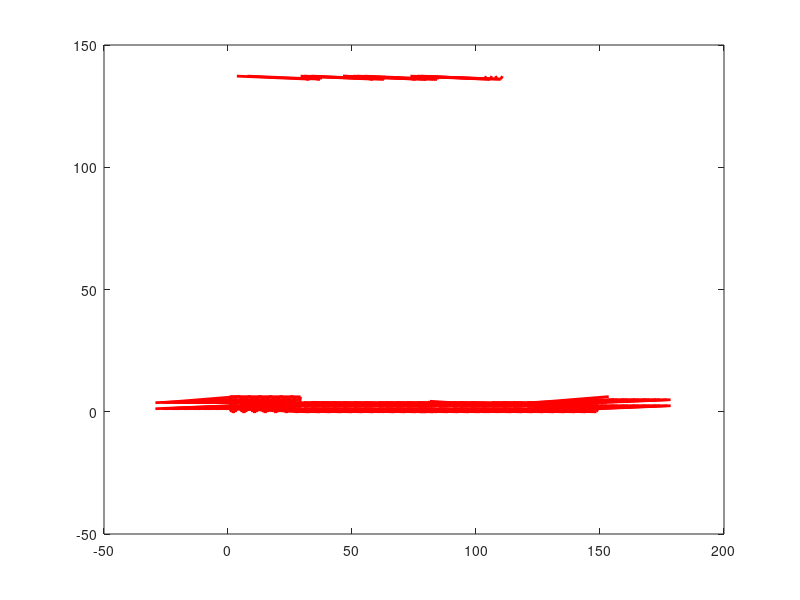

Here is the MATLAB script that generated this plot: (Note: this script raises an error after producing the figure.)
A=dlmread('./vertex.txt');
%A=dlmread('./vertex_honeycomb.txt');
N=A(1,1);
Lx=A(2,1);
Ly=A(3,2);
vertex=A(4:3+N,:);
H1=dlmread('./connectivity_matrix.txt');
%H1=dlmread('./connectivity_matrix_honeycomb.txt');

for i=1:N
    for j=1:i
        if H1(i,j)==1
            
            dx=abs(vertex(i,1)-vertex(j,1));
            dy=abs(vertex(i,2)-vertex(j,2));
            
            if (dx<Lx/2.0) && (dy<Ly/2.0)
                plot([vertex(i,1) vertex(j,1)],[vertex(i,2) vertex(j,2)],'Color','r','LineWidth',2);hold on;
            elseif (dx<Lx/2.0) && (dy>Ly/2.0)
                if vertex(i,2)<vertex(j,2)
                    plot([vertex(i,1) vertex(j,1)],[vertex(i,2)+Ly vertex(j,2)],'Color','r','LineWidth',2);hold on;
                    plot([vertex(i,1) vertex(j,1)],[vertex(i,2) vertex(j,2)-Ly],'Color','r','LineWidth',2);hold on;
                else
                    plot([vertex(i,1) vertex(j,1)],[vertex(i,2) vertex(j,2)+Ly],'Color','r','LineWidth',2);hold on;
                    plot([vertex(i,1) vertex(j,1)],[vertex(i,2)-Ly vertex(j,2)],'Color','r','LineWidth',2);hold on;
                end
            else
                if (dx>Lx/2.0) && (dy<Ly/2.0)
                    if vertex(i,1)<vertex(j,1)
                        plot([vertex(i,1)+Lx vertex(j,1)],[vertex(i,2) vertex(j,2)],'Color','r','LineWidth',2);hold on;
                        plot([vertex(i,1) vertex(j,1)-Lx],[vertex(i,2) vertex(j,2)],'Color','r','LineWidth',2);hold on;
                    else
                        plot([vertex(i,1)-Lx vertex(j,1)],[vertex(i,2) vertex(j,2)],'Color','r','LineWidth',2);hold on;
                        plot([vertex(i,1) vertex(j,1)+Lx],[vertex(i,2) vertex(j,2)],'Color','r','LineWidth',2);hold on;
                    end
                else
                    if (vertex(i,1)-Lx/2.0) * (vertex(i,2)-Ly/2.0) > 0.0
                        if vertex(i,1)>vertex(j,1)
                            plot([vertex(i,1) vertex(j,1)+Lx],[vertex(i,2) vertex(j,2)+Ly],'Color','r','LineWidth',2);hold on;
                            plot([vertex(i,1) vertex(j,1)+Lx],[vertex(i,2)-Ly vertex(j,2)],'Color','r','LineWidth',2);hold on;
                            plot([vertex(i,1)-Lx vertex(j,1)],[vertex(i,2) vertex(j,2)+Ly],'Color''r','LineWidth',2);hold on;
                            plot([vertex(i,1)-Lx vertex(j,1)],[vertex(i,2)-Ly vertex(j,2)],'Color','r','LineWidth',2);hold on;
                        else
                            plot([vertex(i,1)+Lx vertex(j,1)],[vertex(i,2)+Ly vertex(j,2)],'Color','r','LineWidth',2);hold on;
                            plot([vertex(i,1) vertex(j,1)-Lx],[vertex(i,2)+Ly vertex(j,2)],'Color','r','LineWidth',2);hold on;
                            plot([vertex(i,1)+Lx vertex(j,1)],[vertex(i,2) vertex(j,2)-Ly],'Color','r','LineWidth',2);hold on;
                            plot([vertex(i,1) vertex(j,1)-Lx],[vertex(i,2) vertex(j,2)-Ly],'Color','r','LineWidth',2);hold on;
                        end
                    else
                        if vertex(i,1)>vertex(j,1)
                            plot([vertex(i,1) vertex(j,1)+Lx],[vertex(i,2) vertex(j,2)-Ly],'Color','r','LineWidth',2);hold on;
                            plot([vertex(i,1)-Lx vertex(j,1)],[vertex(i,2) vertex(j,2)-Ly],'Color','r','LineWidth',2);hold on;
                            plot([vertex(i,1)-Lx vertex(j,1)],[vertex(i,2)+Ly vertex(j,2)],'Color','r','LineWidth',2);hold on;
                            plot([vertex(i,1) vertex(j,1)+Lx],[vertex(i,2)+Ly vertex(j,2)],'Color','r','LineWidth',2);hold on;
                        else
                            plot([vertex(i,1)+Lx vertex(j,1)],[vertex(i,2)-Ly vertex(j,2)],'Color','r','LineWidth',2);hold on;
                            plot([vertex(i,1) vertex(j,1)-Lx],[vertex(i,2) vertex(j,2)+Ly],'Color','r','LineWidth',2);hold on;
                            plot([vertex(i,1) vertex(j,1)-Lx],[vertex(i,2)-Ly vertex(j,2)],'Color','r','LineWidth',2);hold on;
                            plot([vertex(i,1)+Lx vertex(j,1)],[vertex(i,2) vertex(j,2)+Ly],'Color','r','LineWidth',2);hold on;
                        end
                    end
                end
            end
        end
    end
end


axis equal;
axis([0 Lx 0 Ly]);
set(gca,'xtick',[],'ytick',[]);
set(gca,'FontSize',15);
plot([0.0 0.0], [0.0 Ly], 'Color', 'k', 'LineWidth',2);
plot([Lx Lx], [0.0 Ly], 'Color', 'k', 'LineWidth',2);
plot([0.0 Lx], [0.0 0.0], 'Color', 'k', 'LineWidth',2);
plot([0.0 Lx], [Ly Ly], 'Color', 'k', 'LineWidth',2);
